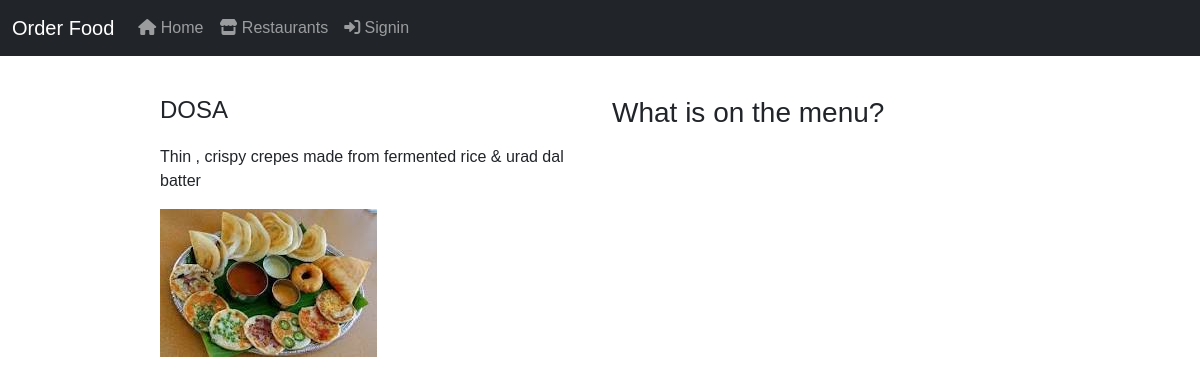
Page /menu/menus/1/ on the committed database.
### menu/models.py (models this page shows, shortened)
class Menu(models.Model):
    restaurant = models.ForeignKey(Restaurant, on_delete=models.CASCADE)
    category = models.ForeignKey(Category, on_delete=models.CASCADE)
    name = models.CharField(max_length=100)
    description = models.TextField()
    image = models.ImageField(upload_to='menu_images/')
    class Meta:
        verbose_name_plural = 'Menus'

### menu/views.py (the view)
# urls.py: path('menus/<int:menu_id>/', views.menu_detail, name='menu_detail'),
def menu_detail(request, menu_id):
    menu = get_object_or_404(Menu, pk=menu_id)
    return render(request, 'menu_detail.html', {'menu': menu})

### menu/templates/menu_detail.html (shortened to what this page needs)
{% extends 'base.html' %}
{% block content %}
<div class="container">
    <div class="row">
        <div class="col-md-6">
            <h2 class="page-title" id="menu-name">{{ menu.name }}</h2>
            <p>{{ menu.description }}</p>
            <img src="{{ menu.image.url }}" alt="{{ menu.name }} Image" class="menu-image img-fluid">
        </div>
        <div class="col-md-6">
            <h3 class="section-title">What is on the menu?</h3>
        </div>
    </div>
</div>
{% endblock %}

### static/css/style.css (style rules this page uses)
body { font-family: Arial, sans-serif; }
.container { max-width: 960px; margin: 0 auto; padding: 20px; }
.page-title { font-size: 24px; margin-bottom: 20px; }

### rows in the picture
Menu: name "DOSA", description "Thin , crispy crepes made from fermented rice & urad dal batter", image (picture)
